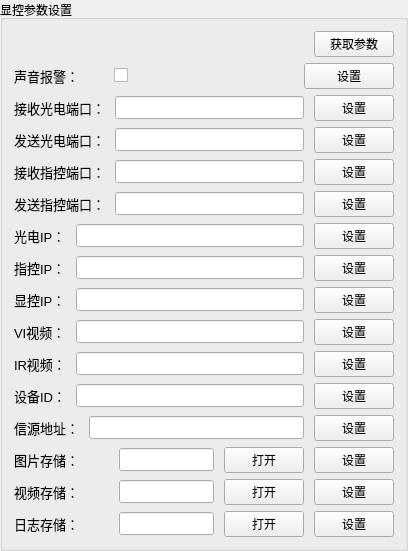
     <widget class="QGroupBox" name="groupBox_13">
      <property name="title">
       <string>显控参数设置</string>
      </property>
      <layout class="QVBoxLayout" name="verticalLayout_16">
       <item>
        <layout class="QHBoxLayout" name="horizontalLayout_17">
         <item>
          <spacer name="horizontalSpacer_5">
           <property name="orientation">
            <enum>Qt::Horizontal</enum>
           </property>
           <property name="sizeHint" stdset="0">
            <size>
             <width>40</width>
             <height>20</height>
            </size>
           </property>
          </spacer>
         </item>
         <item>
          <widget class="QPushButton" name="btn_getXKInfo_2">
           <property name="text">
            <string>获取参数</string>
           </property>
          </widget>
         </item>
        </layout>
       </item>
       <item>
        <layout class="QHBoxLayout" name="horizontalLayout_48" stretch="1,1,1,1">
         <property name="spacing">
          <number>10</number>
         </property>
         <item>
          <widget class="QLabel" name="label_81">
           <property name="minimumSize">
            <size>
             <width>50</width>
             <height>0</height>
            </size>
           </property>
           <property name="font">
            <font>
             <family>Arial</family>
             <pointsize>10</pointsize>
            </font>
           </property>
           <property name="text">
            <string>声音报警：</string>
           </property>
          </widget>
         </item>
         <item>
          <widget class="QCheckBox" name="cbx_sound_warning_2">
           <property name="text">
            <string/>
           </property>
          </widget>
         </item>
         <item>
          <spacer name="horizontalSpacer">
           <property name="orientation">
            <enum>Qt::Horizontal</enum>
           </property>
           <property name="sizeHint" stdset="0">
            <size>
             <width>40</width>
             <height>20</height>
            </size>
           </property>
          </spacer>
         </item>
         <item>
          <widget class="QPushButton" name="btn_sound_warning_2">
           <property name="text">
            <string>设置</string>
           </property>
          </widget>
         </item>
        </layout>
       </item>
       <item>
        <layout class="QHBoxLayout" name="horizontalLayout_29">
         <property name="spacing">
          <number>10</number>
         </property>
         <item>
          <widget class="QLabel" name="label_14">
           <property name="minimumSize">
            <size>
             <width>80</width>
             <height>0</height>
            </size>
           </property>
           <property name="font">
            <font>
             <family>Arial</family>
             <pointsize>10</pointsize>
            </font>
           </property>
           <property name="text">
            <string>接收光电端口：</string>
           </property>
          </widget>
         </item>
         <item>
          <widget class="QLineEdit" name="txt_recv_GD_Port_2">
           <property name="minimumSize">
            <size>
             <width>30</width>
             <height>0</height>
            </size>
           </property>
           <property name="font">
            <font>
             <family>Arial</family>
             <pointsize>10</pointsize>
            </font>
           </property>
           <property name="text">
            <string/>
           </property>
          </widget>
         </item>
         <item>
          <widget class="QPushButton" name="btn_recv_GD_Port_2">
           <property name="text">
            <string>设置</string>
           </property>
          </widget>
         </item>
        </layout>
       </item>
       <item>
        <layout class="QHBoxLayout" name="horizontalLayout_40">
         <property name="spacing">
          <number>10</number>
         </property>
         <item>
          <widget class="QLabel" name="label_25">
           <property name="minimumSize">
            <size>
             <width>80</width>
             <height>0</height>
            </size>
           </property>
           <property name="font">
            <font>
             <family>Arial</family>
             <pointsize>10</pointsize>
            </font>
           </property>
           <property name="text">
            <string>发送光电端口：</string>
           </property>
          </widget>
         </item>
         <item>
          <widget class="QLineEdit" name="txt_send_GD_Port_2">
           <property name="minimumSize">
            <size>
             <width>30</width>
             <height>0</height>
            </size>
           </property>
           <property name="font">
            <font>
             <family>Arial</family>
             <pointsize>10</pointsize>
            </font>
           </property>
           <property name="text">
            <string/>
           </property>
          </widget>
         </item>
         <item>
          <widget class="QPushButton" name="btn_send_GD_Port_2">
           <property name="text">
            <string>设置</string>
           </property>
          </widget>
         </item>
        </layout>
       </item>
       <item>
        <layout class="QHBoxLayout" name="horizontalLayout_42">
         <property name="spacing">
          <number>10</number>
         </property>
         <item>
          <widget class="QLabel" name="label_15">
           <property name="minimumSize">
            <size>
             <width>80</width>
             <height>0</height>
            </size>
           </property>
           <property name="font">
            <font>
             <family>Arial</family>
             <pointsize>10</pointsize>
            </font>
           </property>
           <property name="text">
            <string>接收指控端口：</string>
           </property>
          </widget>
         </item>
         <item>
          <widget class="QLineEdit" name="txt_recv_ZK_Port_2">
           <property name="minimumSize">
            <size>
             <width>30</width>
             <height>0</height>
            </size>
           </property>
           <property name="font">
            <font>
             <family>Arial</family>
             <pointsize>10</pointsize>
            </font>
           </property>
           <property name="text">
            <string/>
           </property>
          </widget>
         </item>
         <item>
          <widget class="QPushButton" name="btn_recv_ZK_Port_2">
           <property name="text">
            <string>设置</string>
           </property>
          </widget>
         </item>
        </layout>
       </item>
       <item>
        <layout class="QHBoxLayout" name="horizontalLayout_50">
         <property name="spacing">
          <number>10</number>
         </property>
         <item>
          <widget class="QLabel" name="label_26">
           <property name="minimumSize">
            <size>
             <width>80</width>
             <height>0</height>
            </size>
           </property>
           <property name="font">
            <font>
             <family>Arial</family>
             <pointsize>10</pointsize>
            </font>
           </property>
           <property name="text">
            <string>发送指控端口：</string>
           </property>
          </widget>
         </item>
         <item>
          <widget class="QLineEdit" name="txt_send_ZK_Port_2">
           <property name="minimumSize">
            <size>
             <width>30</width>
             <height>0</height>
            </size>
           </property>
           <property name="font">
            <font>
             <family>Arial</family>
             <pointsize>10</pointsize>
            </font>
           </property>
           <property name="text">
            <string/>
           </property>
          </widget>
         </item>
         <item>
          <widget class="QPushButton" name="btn_send_ZK_Port_2">
           <property name="text">
            <string>设置</string>
           </property>
          </widget>
         </item>
        </layout>
       </item>
       <item>
        <layout class="QHBoxLayout" name="horizontalLayout_51">
         <property name="spacing">
          <number>10</number>
         </property>
         <item>
          <widget class="QLabel" name="label_16">
           <property name="minimumSize">
            <size>
             <width>50</width>
             <height>0</height>
            </size>
           </property>
           <property name="font">
            <font>
             <family>Arial</family>
             <pointsize>10</pointsize>
            </font>
           </property>
           <property name="text">
            <string>光电IP：</string>
           </property>
          </widget>
         </item>
         <item>
          <widget class="QLineEdit" name="txt_GD_IP_2">
           <property name="font">
            <font>
             <family>Arial</family>
             <pointsize>10</pointsize>
            </font>
           </property>
           <property name="text">
            <string/>
           </property>
          </widget>
         </item>
         <item>
          <widget class="QPushButton" name="btn_GD_IP_2">
           <property name="text">
            <string>设置</string>
           </property>
          </widget>
         </item>
        </layout>
       </item>
       <item>
        <layout class="QHBoxLayout" name="horizontalLayout_52">
         <property name="spacing">
          <number>10</number>
         </property>
         <item>
          <widget class="QLabel" name="label_17">
           <property name="minimumSize">
            <size>
             <width>50</width>
             <height>0</height>
            </size>
           </property>
           <property name="font">
            <font>
             <family>Arial</family>
             <pointsize>10</pointsize>
            </font>
           </property>
           <property name="text">
            <string>指控IP：</string>
           </property>
          </widget>
         </item>
         <item>
          <widget class="QLineEdit" name="txt_ZK_IP_2">
           <property name="font">
            <font>
             <family>Arial</family>
             <pointsize>10</pointsize>
            </font>
           </property>
           <property name="text">
            <string/>
           </property>
          </widget>
         </item>
         <item>
          <widget class="QPushButton" name="btn_ZK_IP_2">
           <property name="text">
            <string>设置</string>
           </property>
          </widget>
         </item>
        </layout>
       </item>
       <item>
        <layout class="QHBoxLayout" name="horizontalLayout_53">
         <property name="spacing">
          <number>10</number>
         </property>
         <item>
          <widget class="QLabel" name="label_67">
           <property name="minimumSize">
            <size>
             <width>50</width>
             <height>0</height>
            </size>
           </property>
           <property name="font">
            <font>
             <family>Arial</family>
             <pointsize>10</pointsize>
            </font>
           </property>
           <property name="text">
            <string>显控IP：</string>
           </property>
          </widget>
         </item>
         <item>
          <widget class="QLineEdit" name="txt_XK_IP_2">
           <property name="font">
            <font>
             <family>Arial</family>
             <pointsize>10</pointsize>
            </font>
           </property>
           <property name="text">
            <string/>
           </property>
          </widget>
         </item>
         <item>
          <widget class="QPushButton" name="btn_XK_IP_2">
           <property name="text">
            <string>设置</string>
           </property>
          </widget>
         </item>
        </layout>
       </item>
       <item>
        <layout class="QHBoxLayout" name="horizontalLayout_54">
         <property name="spacing">
          <number>10</number>
         </property>
         <item>
          <widget class="QLabel" name="label_70">
           <property name="minimumSize">
            <size>
             <width>50</width>
             <height>0</height>
            </size>
           </property>
           <property name="font">
            <font>
             <family>Arial</family>
             <pointsize>10</pointsize>
            </font>
           </property>
           <property name="text">
            <string>VI视频：</string>
           </property>
          </widget>
         </item>
         <item>
          <widget class="QLineEdit" name="txt_VI_video_addr_2">
           <property name="font">
            <font>
             <family>Arial</family>
             <pointsize>10</pointsize>
            </font>
           </property>
           <property name="text">
            <string/>
           </property>
          </widget>
         </item>
         <item>
          <widget class="QPushButton" name="btn_VI_video_addr_2">
           <property name="text">
            <string>设置</string>
           </property>
          </widget>
         </item>
        </layout>
       </item>
       <item>
        <layout class="QHBoxLayout" name="horizontalLayout_55">
         <property name="spacing">
          <number>10</number>
         </property>
         <item>
          <widget class="QLabel" name="label_79">
           <property name="minimumSize">
            <size>
             <width>50</width>
             <height>0</height>
            </size>
           </property>
           <property name="font">
            <font>
             <family>Arial</family>
             <pointsize>10</pointsize>
            </font>
           </property>
           <property name="text">
            <string>IR视频：</string>
           </property>
          </widget>
         </item>
         <item>
          <widget class="QLineEdit" name="txt_IR_video_addr_2">
           <property name="font">
            <font>
             <family>Arial</family>
             <pointsize>10</pointsize>
            </font>
           </property>
           <property name="text">
            <string/>
           </property>
          </widget>
         </item>
         <item>
          <widget class="QPushButton" name="btn_IR_video_addr_2">
           <property name="text">
            <string>设置</string>
           </property>
          </widget>
         </item>
        </layout>
       </item>
       <item>
        <layout class="QHBoxLayout" name="horizontalLayout_56">
         <property name="spacing">
          <number>10</number>
         </property>
         <item>
          <widget class="QLabel" name="label_83">
           <property name="minimumSize">
            <size>
             <width>50</width>
             <height>0</height>
            </size>
           </property>
           <property name="font">
            <font>
             <family>Arial</family>
             <pointsize>10</pointsize>
            </font>
           </property>
           <property name="text">
            <string>设备ID：</string>
           </property>
          </widget>
         </item>
         <item>
          <widget class="QLineEdit" name="txt_DEV_ID_2">
           <property name="font">
            <font>
             <family>Arial</family>
             <pointsize>10</pointsize>
            </font>
           </property>
           <property name="text">
            <string/>
           </property>
          </widget>
         </item>
         <item>
          <widget class="QPushButton" name="btn_DEV_ID_2">
           <property name="text">
            <string>设置</string>
           </property>
          </widget>
         </item>
        </layout>
       </item>
       <item>
        <layout class="QHBoxLayout" name="horizontalLayout_57">
         <property name="spacing">
          <number>10</number>
         </property>
         <item>
          <widget class="QLabel" name="label_84">
           <property name="minimumSize">
            <size>
             <width>50</width>
             <height>0</height>
            </size>
           </property>
           <property name="font">
            <font>
             <family>Arial</family>
             <pointsize>10</pointsize>
            </font>
           </property>
           <property name="text">
            <string>信源地址：</string>
           </property>
          </widget>
         </item>
         <item>
          <widget class="QLineEdit" name="txt_SOURCE_ID_2">
           <property name="font">
            <font>
             <family>Arial</family>
             <pointsize>10</pointsize>
            </font>
           </property>
           <property name="text">
            <string/>
           </property>
          </widget>
         </item>
         <item>
          <widget class="QPushButton" name="btn_SOURCE_ID_2">
           <property name="text">
            <string>设置</string>
           </property>
          </widget>
         </item>
        </layout>
       </item>
       <item>
        <layout class="QHBoxLayout" name="horizontalLayout_58" stretch="2,2,1,1">
         <property name="spacing">
          <number>10</number>
         </property>
         <item>
          <widget class="QLabel" name="lb_pic_savepath_2">
           <property name="minimumSize">
            <size>
             <width>50</width>
             <height>0</height>
            </size>
           </property>
           <property name="font">
            <font>
             <family>Arial</family>
             <pointsize>10</pointsize>
            </font>
           </property>
           <property name="text">
            <string>图片存储：</string>
           </property>
          </widget>
         </item>
         <item>
          <widget class="QLineEdit" name="txt_pic_save_path_2">
           <property name="font">
            <font>
             <family>Arial</family>
             <pointsize>10</pointsize>
            </font>
           </property>
           <property name="text">
            <string/>
           </property>
          </widget>
         </item>
         <item>
          <widget class="QPushButton" name="btn_open_pic_save_path_2">
           <property name="text">
            <string>打开</string>
           </property>
          </widget>
         </item>
         <item>
          <widget class="QPushButton" name="btn_pic_save_path_2">
           <property name="text">
            <string>设置</string>
           </property>
          </widget>
         </item>
        </layout>
       </item>
       <item>
        <layout class="QHBoxLayout" name="horizontalLayout_59" stretch="2,2,1,1">
         <property name="spacing">
          <number>10</number>
         </property>
         <item>
          <widget class="QLabel" name="lb_video_savepath_2">
           <property name="minimumSize">
            <size>
             <width>50</width>
             <height>0</height>
            </size>
           </property>
           <property name="font">
            <font>
             <family>Arial</family>
             <pointsize>10</pointsize>
            </font>
           </property>
           <property name="text">
            <string>视频存储：</string>
           </property>
          </widget>
         </item>
         <item>
          <widget class="QLineEdit" name="txt_video_save_path_2">
           <property name="font">
            <font>
             <family>Arial</family>
             <pointsize>10</pointsize>
            </font>
           </property>
           <property name="text">
            <string/>
           </property>
          </widget>
         </item>
         <item>
          <widget class="QPushButton" name="btn_open_video_save_path_2">
           <property name="text">
            <string>打开</string>
           </property>
          </widget>
         </item>
         <item>
          <widget class="QPushButton" name="btn_video_save_path_2">
           <property name="text">
            <string>设置</string>
           </property>
          </widget>
         </item>
        </layout>
       </item>
       <item>
        <layout class="QHBoxLayout" name="horizontalLayout_60" stretch="2,2,1,1">
         <property name="spacing">
          <number>10</number>
         </property>
         <item>
          <widget class="QLabel" name="lb_log_savepath_2">
           <property name="minimumSize">
            <size>
             <width>50</width>
             <height>0</height>
            </size>
           </property>
           <property name="font">
            <font>
             <family>Arial</family>
             <pointsize>10</pointsize>
            </font>
           </property>
           <property name="text">
            <string>日志存储：</string>
           </property>
          </widget>
         </item>
         <item>
          <widget class="QLineEdit" name="txt_log_save_path_2">
           <property name="font">
            <font>
             <family>Arial</family>
             <pointsize>10</pointsize>
            </font>
           </property>
           <property name="text">
            <string/>
           </property>
          </widget>
         </item>
         <item>
          <widget class="QPushButton" name="btn_open_log_save_path_2">
           <property name="text">
            <string>打开</string>
           </property>
          </widget>
         </item>
         <item>
          <widget class="QPushButton" name="btn_log_save_path_2">
           <property name="text">
            <string>设置</string>
           </property>
          </widget>
         </item>
        </layout>
       </item>
      </layout>
     </widget>
